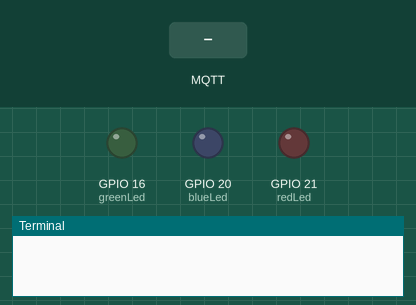
Recording of a program running on a simulated Raspberry Pi (BCM pin numbers). Shown: output pins drawn as LEDs (lit = HIGH), the last lines printed to the terminal. Inputs (shaded band) come from the test bench. No MQTT or app messages arrive unless stated.

Above: at 1.3 s.
1.4 s: MQTT message "green_on" arrives on the first subscribed topic
At 2.6 s:
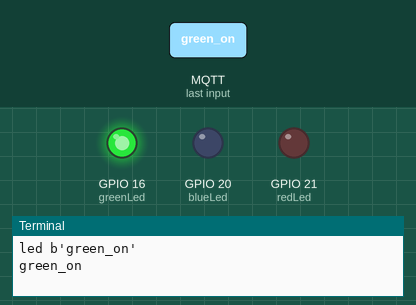
2.9 s: MQTT message "blue_on" arrives on the first subscribed topic
At 3.8 s:
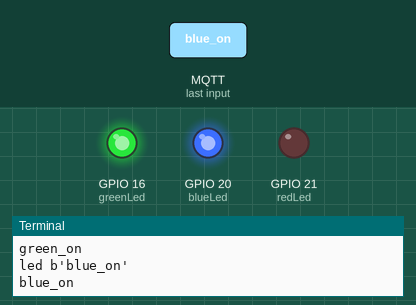
4.4 s: MQTT message "green_off" arrives on the first subscribed topic
At 5.0 s:
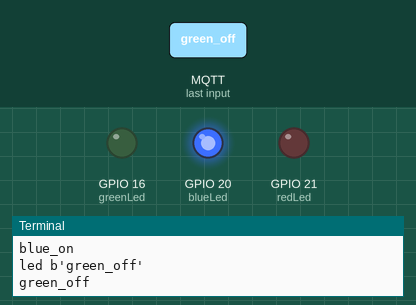
5.9 s: MQTT message "red_on" arrives on the first subscribed topic
At 7.1 s:
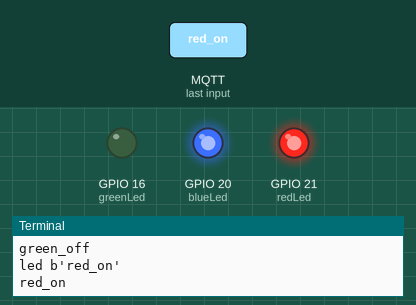
7.4 s: MQTT message "blue_off" arrives on the first subscribed topic
At 8.5 s:
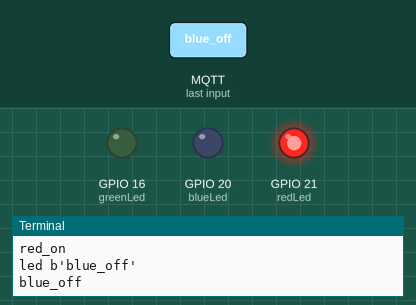
8.9 s: MQTT message "green_on" arrives on the first subscribed topic
At 9.6 s:
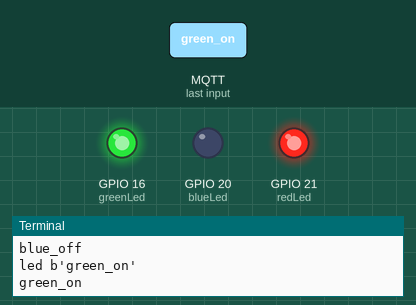
Timing chart, 0 to 11.4 s (numbered marks = the images above; inputs shaded):
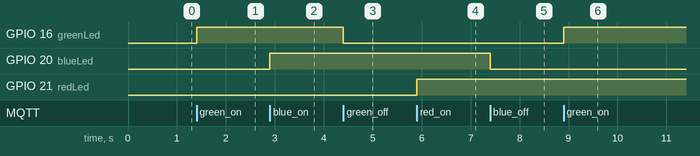

The program:

main30.py
```python
import paho.mqtt.client as mqtt
import time
from gpiozero import LED
from paho.mqtt.client import CallbackAPIVersion # 버전 관리를 위해 추가

greenLed = LED(16)
blueLed = LED(20)
redLed = LED(21)

def on_message(client, userdata, msg):
    print(msg.topic+" "+str(msg.payload))
    message = msg.payload.decode()
    print(message)
    if message == "green_on":
        greenLed.on()
    elif message == "green_off":
        greenLed.off()
    elif message == "blue_on":
        blueLed.on()
    elif message == "blue_off":
        blueLed.off()
    elif message == "red_on":
        redLed.on()
    elif message == "red_off":
        redLed.off()

client = mqtt.Client(CallbackAPIVersion.VERSION1) #버전 1 규격을 사용한다고 명시하여 경고 해결
client.on_message = on_message

broker_address="192.168.10.106"
client.connect(broker_address)
client.subscribe("led",1)

client.loop_forever()
```

Measured:
- after the input at 1.4 s, GPIO 16 (greenLed): LOW → HIGH at once
- after the input at 2.9 s, GPIO 20 (blueLed): LOW → HIGH at once
- after the input at 4.4 s, GPIO 16 (greenLed): HIGH → LOW at once
- after the input at 5.9 s, GPIO 21 (redLed): LOW → HIGH at once
- after the input at 7.4 s, GPIO 20 (blueLed): HIGH → LOW at once
- after the input at 8.9 s, GPIO 16 (greenLed): LOW → HIGH at once
